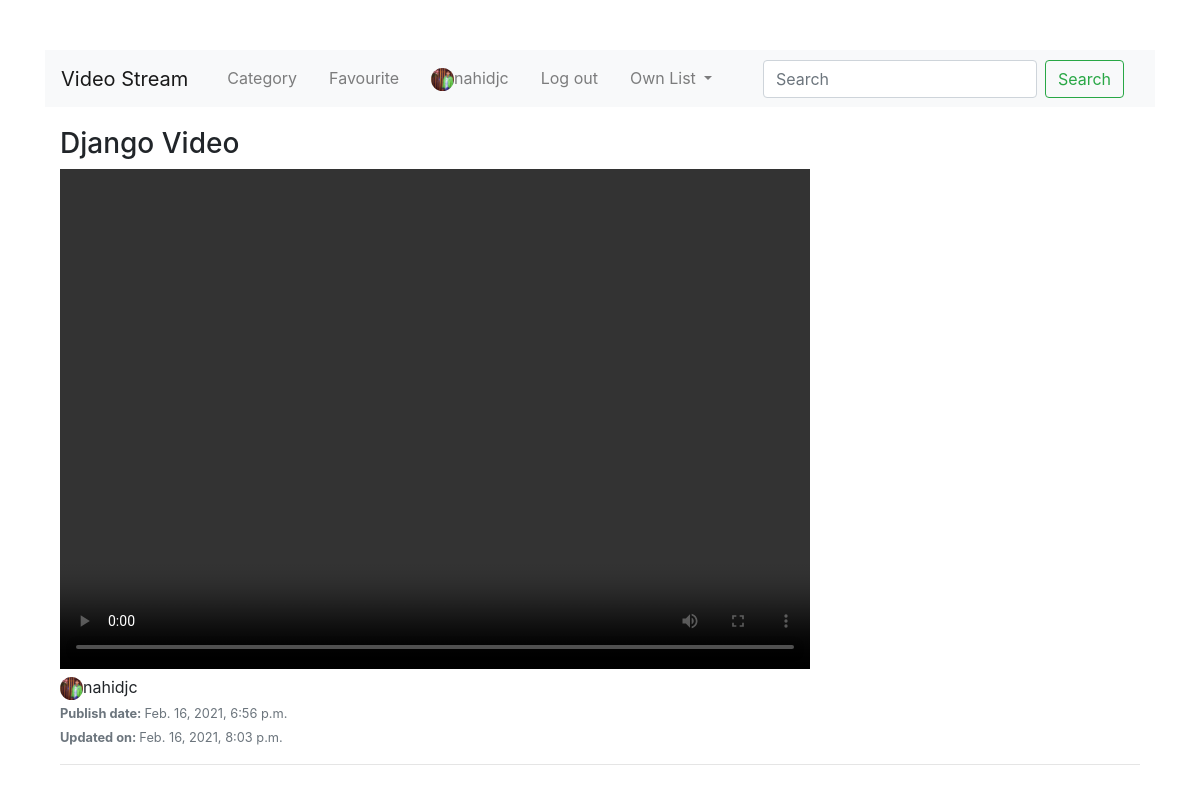
The page /stream/details-video/django-video-f7877b4e-d4a3-430e-b074-c21f160fc52b/ (signed in) on the database its author committed.
### Login_App/models.py (models this page shows, shortened)
class Profile(models.Model):
    user = models.OneToOneField(
        User, on_delete=models.CASCADE, related_name='profile')
    profile_picture = models.ImageField(
        upload_to='profile_picture', blank=True)
    about = models.CharField(max_length=250, blank=True)
    fullname = models.CharField(max_length=255, blank=True)
    website = models.URLField(blank=True)

### Stream_App/models.py (models this page shows, shortened)
class Video(models.Model):
    user = models.ForeignKey(
        User, on_delete=models.CASCADE, related_name='post_user')
    video_title = models.CharField(max_length=250, verbose_name='Put a Title')
    slug = models.SlugField(max_length=250, unique=True)
    video_content = models.FileField(
        verbose_name='Upload Video', upload_to='videos')
    thumbnail = models.ImageField(
        verbose_name='Add to Thumbnail', upload_to='thumbnails', blank=True)
    publish_date = models.DateTimeField(auto_now_add=True)
    update_date = models.DateTimeField(auto_now=True)
    class Meta:
        ordering = ['-publish_date']

### Stream_App/views.py (the view)
@login_required
def details_videos(request, slug):
    video = Video.objects.get(slug=slug)
    return render(request, 'Stream_App/video_details.html', context={'video': video})

### templates/Stream_App/video_details.html (shortened to what this page needs)
{% extends 'base.html'%}
{% load crispy_forms_tags %}
{% block body_block %}
{% include "navbar.html" %}
<div class="container">
    <div class="video-details">
        <h3>{{video.video_title}}</h3>
        <video src="/media/{{video.video_content}}" controls width="750px" height="500px">
        </video> <br>
        <img src="/media/{{video.user.profile.profile_picture}}" alt="" width="23px" height="23px"
            class="rounded-circle">{{video.user.username}} <br>
        <small class="text-muted"><strong>Publish date: </strong>{{video.publish_date}}</small><br>
        <small class="text-muted"><strong>Updated on: </strong>{{video.update_date}}</small>
    </div>
    <hr>
</div>
{% endblock %}

### templates/navbar.html (shortened to what this page needs)
<!DOCTYPE html>
{% load static %}
<head>
    <link rel="stylesheet" href="https://stackpath.bootstrapcdn.com/bootstrap/4.5.2/css/bootstrap.min.css"
>
    <link rel="stylesheet" href="https://cdnjs.cloudflare.com/ajax/libs/font-awesome/4.7.0/css/font-awesome.min.css">
    <link rel="stylesheet" href="{% static 'css/mystyle.css' %}">
</head>
<body>
    <nav class="navbar navbar-expand-lg navbar-light bg-light">
        <a class="navbar-brand" href="{% url 'home' %}">Video Stream</a>
        <div class="collapse container navbar-collapse" id="navbarSupportedContent">
            <ul class="navbar-nav mr-auto">
                <li class="nav-item pr-3">
                    <a class="nav-link" href="#">Category</a>
                </li>
                <li class="nav-item pr-3">
                    <a class="nav-link" href="#">Favourite</a>
                </li>
                {% if user.is_authenticated %}
                <li class="nav-item pr-3">
                    {% if user.profile.profile_picture %}
                    <a class="nav-link" href="{% url 'Login_App:profile' %}"><img
                            src="/media/{{user.profile.profile_picture}}" alt="" width="23px" height="23px"
                            class="rounded-circle">{{user.username}}</a>
                    {% else %}
                    <a class="nav-link" href="{% url 'Login_App:profile' %}"><img src="/static/images/avatar.jpg"
                            width="23px" height="23px" class="rounded-circle" alt="default">{{user.username}}</a>
                    {% endif %}
                </li>
                <li class="nav-item pr-3">
                    <a class="nav-link" href="{% url 'Login_App:logout' %}">Log out</a>
                </li>
                {% endif %}
                <li class="nav-item dropdown pr-3">
                    <a class="nav-link dropdown-toggle" href="#" id="navbarDropdown" role="button"
                        data-toggle="dropdown" aria-haspopup="true" aria-expanded="false">
                        Own List
                    </a>
                </li>
            </ul>
            <form class="form-inline my-2 my-lg-0" method="GET">
                <input class="form-control mr-sm-2" type="search" placeholder="Search" aria-label="Search"
                    name="search">
                <button class="btn btn-outline-success my-2 my-sm-0" type="submit">Search</button>
            </form>
        </div>
    </nav>
    <div class="container" style='padding-top:20px'>
    </div>
</body>
</html>

### rows shown on the page
Video: video_title "Django Video", user.profile.profile_picture (picture), user.username "nahidjc", publish_date "Feb. 16, 2021, 6:56 p.m.", update_date "Feb. 16, 2021, 8:03 p.m."

### other values the page prints
{{ user.username }} "nahidjc"
